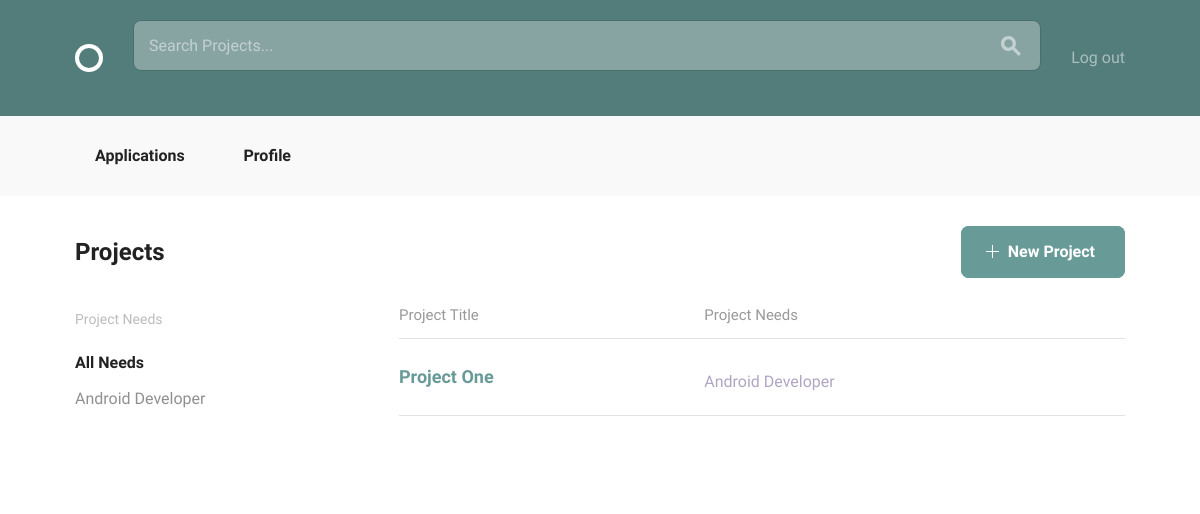
Before: /projects/all (signed in) with the older database file.
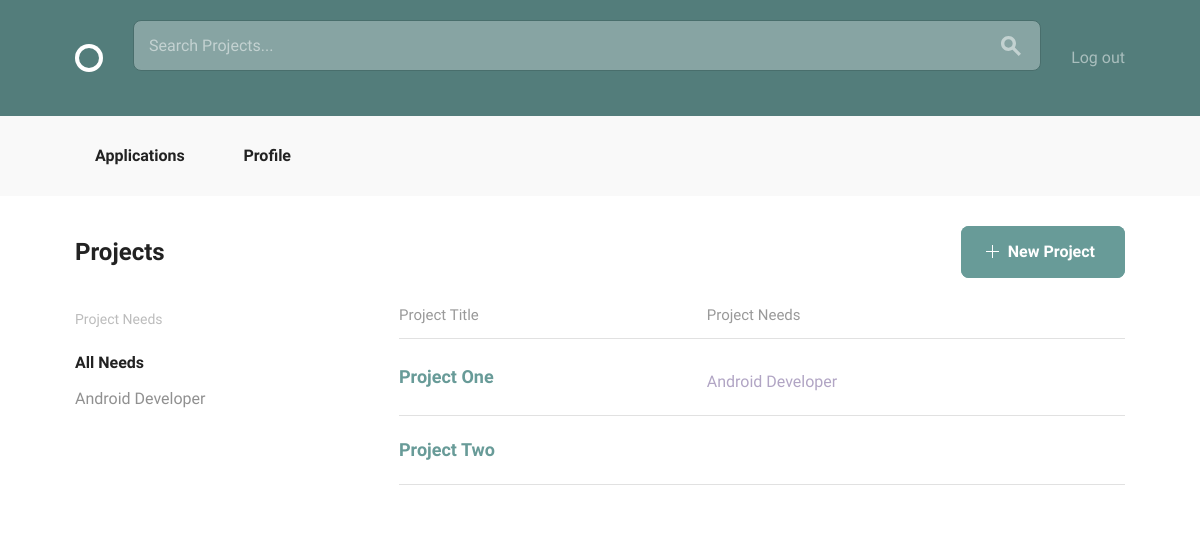
After: the same page with the newer database file.
### projects/models.py (models this page shows, shortened)
class Position(models.Model):
    position_title = models.CharField(max_length=40)
    skill = models.ForeignKey(Skill, related_name='positions')
    description = models.TextField(default='')
    project = models.ForeignKey(Project, related_name='positions')
    filled = models.BooleanField(default=False)

class Project(models.Model):
    owner = models.ForeignKey(settings.AUTH_USER_MODEL,
                              related_name="projects")
    title = models.CharField(max_length=140)
    description = models.TextField()
    concluded = models.BooleanField(default=False)
    time_line_description = models.TextField(default='')
    applicant_req = models.TextField(default='')

### projects/views.py (the view)
class AllProjects(LoginRequiredMixin, PrefetchRelatedMixin, generic.ListView):
    model = models.Project
    prefetch_related = ["positions"]
    def get_queryset(self):
        if not self.request.GET.get('q'):
            return models.Project.objects.all()
        else:
            return models.Project.objects.filter(
                title__icontains=self.request.GET.get('q')
            )

### projects/templates/projects/project_list.html
{% extends "layout.html" %}
{% block body_content %}
    <div class="bounds circle--page">
        <div class="circle--page--header circle--fluid">
            <div class="circle--fluid--cell circle--fluid--primary">
                <h2>Projects</h2>
            </div>
            <div class="circle--fluid--cell circle--fluid--secondary">
                <a class="button button-primary icon-on-left" href="{% url 'projects:create_project' %}">
                    <svg version="1.1" xmlns="http://www.w3.org/2000/svg" xmlns:xlink="http://www.w3.org/1999/xlink" x="0px" y="0px" viewBox="0 0 13 13" style="enable-background:new 0 0 13 13;" xml:space="preserve" class="add">
            <polygon points="7,6 7,0 6,0 6,6 0,6 0,7 6,7 6,13 7,13 7,7 13,7 13,6 "/>
          </svg>
                    New Project
                </a>
            </div>
        </div>
        <div class="grid-25">
            <div class="circle--filter circle--secondary--module">
                <h4>Project Needs</h4>
                <ul class="circle--filter--list">
                    <li><a class="selected">All Needs</a></li>
                    {% for project in project_list %}
                        {% for position in project.positions.all %}
                            {% if not position.filled %}
                                <li class="secondary-label">
                                    <a href="{% url 'projects:detail_project' pk=project.pk %}">
                                        {{ position.position_title }}
                                    </a>
                                </li>
                            {% endif %}
                        {% endfor %}
                    {% endfor %}
                </ul>
            </div>
        </div>
        <div class="grid-70 grid-push-5">
            <table class="u-full-width circle--table">
                <thead>
                <tr>
                    <th>Project Title</th>
                    <th class="circle--cell--right">Project Needs</th>
                </tr>
                </thead>
                <tbody>
                {% for project in project_list %}
                    <tr class="clickable-row" data-href="{% url 'projects:detail_project' pk=project.pk %}">
                        <td>
                            <h3>{{ project.title }}</h3>
                        </td>
                        <td class="circle--cell--right">
                            {% for position in project.positions.all %}
                                {% if not position.filled %}
                                    <p class="secondary-label">{{ position.position_title }}</p>
                                {% endif %}
                            {% endfor %}
                        </td>
                    </tr>
                {% endfor %}
                </tbody>
            </table>
        </div>
    </div>
{% endblock %}

Changed rows visible on the page:
added Project: title "Project Two"
